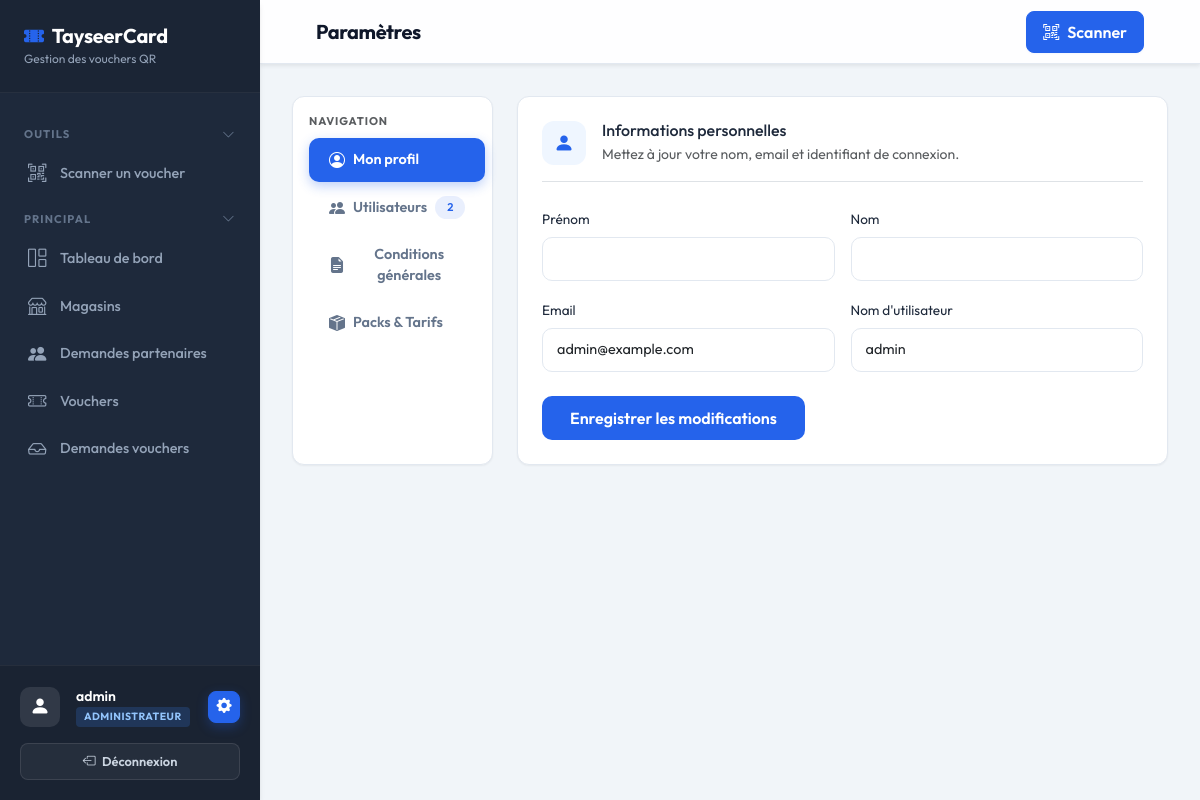
Before: /accounts/dashboard/admin/settings/ (signed in) with the older database file.
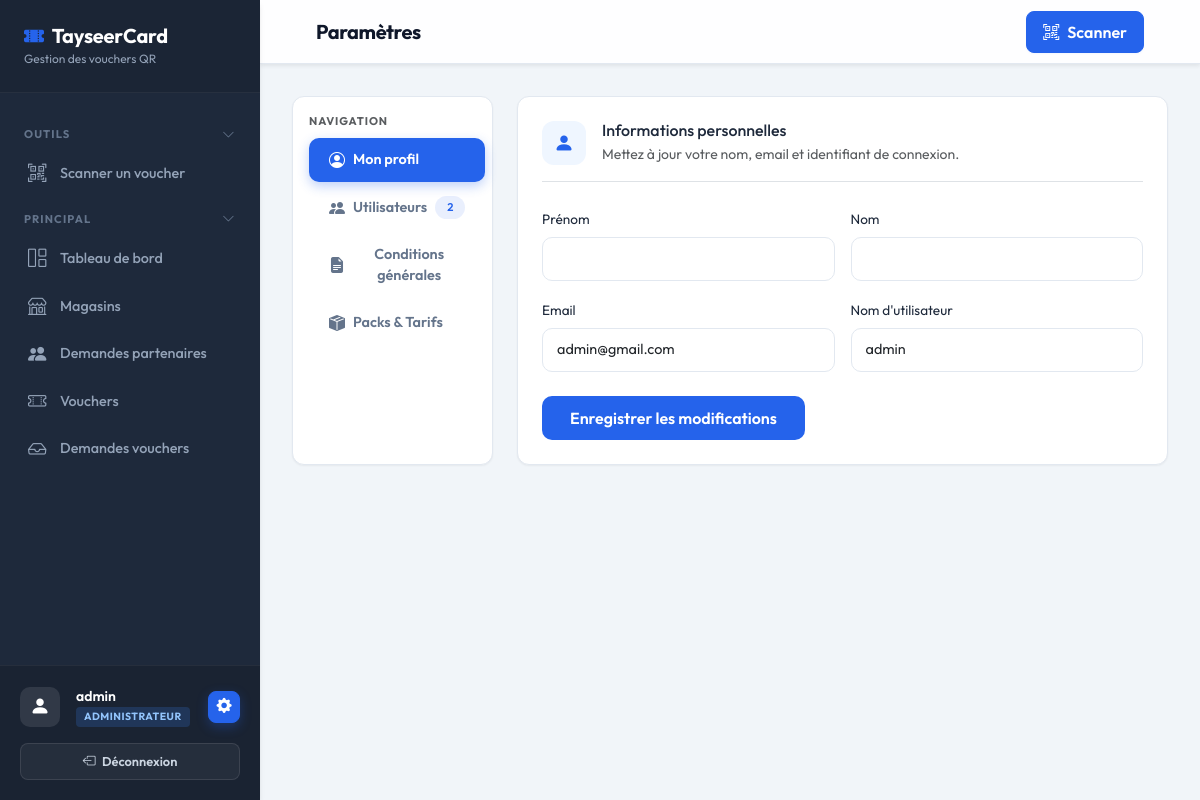
After: the same page with the newer database file.
### apps/accounts/models.py (models this page shows, shortened)
class User(AbstractUser):
    class Role(models.TextChoices):
        ADMIN = 'ADMIN', 'Administrateur'
        MANAGER = 'MANAGER', 'Manager de magasin'
        CAISSIER = 'CAISSIER', 'Caissier'
    role = models.CharField(
        max_length=10,
        choices=Role.choices,
        default=Role.MANAGER,
    )
    def is_admin(self):
        return self.role == self.Role.ADMIN or self.is_superuser
    def is_manager(self):
        return self.role == self.Role.MANAGER
    def is_caissier(self):
        return self.role == self.Role.CAISSIER
    def get_store(self):
        if self.is_manager():
            return getattr(self, 'managed_store', None)
        elif self.is_caissier():
            caissier_store = getattr(self, 'caissier_store', None)
            if hasattr(caissier_store, 'first'):
                return caissier_store.first()
            return caissier_store
        return None

### apps/accounts/views.py (the view)
# urls.py: path('dashboard/admin/settings/', views.admin_account_settings, name='admin_account_settings'),
@login_required
def admin_account_settings(request):
    if not request.user.is_admin():
        return redirect('dashboard')
    submitted_tab = request.POST.get('submitted_tab', 'profile')
    profile_form = AccountSettingsForm(
        request.POST if request.method == 'POST' and submitted_tab == 'profile' else None,
        instance=request.user
    )
    if request.method == 'POST' and submitted_tab == 'profile' and profile_form.is_valid():
        profile_form.save()
        messages.success(request, 'Paramètres du compte mis à jour.')
        return redirect('/dashboard/admin/settings/?tab=profile')
    term, _ = SitePolicy.objects.get_or_create(
        slug='terms-and-conditions',
        defaults={
            'title': 'Conditions Générales',
            'content': 'Entrez ici les conditions générales de votre service.',
        }
    )
    terms_form = TermsForm(
        request.POST if request.method == 'POST' and submitted_tab == 'terms' else None,
        instance=term
    )
    if request.method == 'POST' and submitted_tab == 'terms' and terms_form.is_valid():
        terms_form.save()
        messages.success(request, 'Conditions générales mises à jour.')
        return redirect('/dashboard/admin/settings/?tab=terms')
    from apps.vouchers.forms import VoucherPriceForm
    pack_form = VoucherPriceForm(
        request.POST if request.method == 'POST' and submitted_tab == 'add_pack' else None
    )
    if request.method == 'POST' and submitted_tab == 'add_pack' and pack_form.is_valid():
        pack_form.save()
        messages.success(request, 'Pack de vouchers créé avec succès.')
        return redirect('/dashboard/admin/settings/?tab=packs')
    users = User.objects.order_by('role', 'username')
    from apps.vouchers.models import VoucherPrice
    packs = VoucherPrice.objects.order_by('price')
    active_tab = request.GET.get('tab', 'profile')
    if request.method == 'POST':
        active_tab = submitted_tab
        if active_tab == 'add_pack':
            active_tab = 'packs'
    return render(request, 'accounts/account_settings.html', {
        'form': profile_form,
        'terms_form': terms_form,
        'pack_form': pack_form,
        'term': term,
        'users': users,
        'packs': packs,
        'active_tab': active_tab,
    })

### templates/accounts/account_settings.html (shortened to what this page needs)
{% extends 'base.html' %}
{% block page_title %}Paramètres{% endblock %}
{% block nav_settings %}active{% endblock %}
{% block content %}
<div class="row g-4">
  <div class="col-lg-3">
    <div class="stat-card p-3" style="position: sticky; top: 80px;">
      <p class="text-muted mb-2"
        style="font-size: 0.7rem; font-weight: 700; text-transform: uppercase; letter-spacing: 0.08em;">Navigation</p>
      <div class="nav flex-column settings-tabs gap-1" id="settings-nav" role="tablist">
        <button class="nav-link {% if active_tab == 'profile' or not active_tab %}active{% endif %}"
          data-bs-toggle="tab" data-bs-target="#tab-profile" type="button" role="tab">
          <i class="bi bi-person-circle"></i> Mon profil
        </button>
        <button class="nav-link {% if active_tab == 'users' %}active{% endif %}" data-bs-toggle="tab"
          data-bs-target="#tab-users" type="button" role="tab">
          <i class="bi bi-people-fill"></i> Utilisateurs
          <span class="badge rounded-pill ms-auto"
            style="background:rgba(37,99,235,0.1); color:#2563eb; font-size:0.7rem;">{{ users|length }}</span>
        </button>
        <button class="nav-link {% if active_tab == 'terms' %}active{% endif %}" data-bs-toggle="tab"
          data-bs-target="#tab-terms" type="button" role="tab">
          <i class="bi bi-file-earmark-text-fill"></i> Conditions générales
        </button>
        <button class="nav-link {% if active_tab == 'packs' %}active{% endif %}" data-bs-toggle="tab"
          data-bs-target="#tab-packs" type="button" role="tab">
          <i class="bi bi-box-seam-fill"></i> Packs & Tarifs
        </button>
      </div>
    </div>
  </div>
  <div class="col-lg-9">
    <div class="tab-content">
      <div class="tab-pane fade {% if active_tab == 'profile' or not active_tab %}show active{% endif %}"
        id="tab-profile" role="tabpanel">
        <div class="stat-card">
          <div class="d-flex align-items-center gap-3 mb-4 pb-3 border-bottom">
            <div
              style="width:44px; height:44px; background:#eff6ff; border-radius:12px; display:flex; align-items:center; justify-content:center;">
              <i class="bi bi-person-fill" style="color:#2563eb; font-size:1.25rem;"></i>
            </div>
            <div>
              <h6 class="mb-0 fw-700">Informations personnelles</h6>
              <small class="text-muted">Mettez à jour votre nom, email et identifiant de connexion.</small>
            </div>
          </div>
          <form method="post">
            <div class="row g-3">
              <div class="col-md-6">
                <label class="form-label fw-600" style="font-size:0.85rem;">Prénom</label>
                {{ form.first_name }}
              </div>
              <div class="col-md-6">
                <label class="form-label fw-600" style="font-size:0.85rem;">Nom</label>
                {{ form.last_name }}
              </div>
              <div class="col-md-6">
                <label class="form-label fw-600" style="font-size:0.85rem;">Email</label>
                {{ form.email }}
              </div>
              <div class="col-md-6">
                <label class="form-label fw-600" style="font-size:0.85rem;">Nom d'utilisateur</label>
                {{ form.username }}
              </div>
            </div>
            <div class="d-flex gap-2 mt-4">
              <button type="submit" class="btn-save btn">Enregistrer les modifications</button>
            </div>
          </form>
        </div>
      </div>
    </div>
  </div>
</div>
{% endblock %}

### templates/base.html (shortened to what this page needs)
<!DOCTYPE html>
<html lang="fr">
<head>
  <link href="https://cdn.jsdelivr.net/npm/bootstrap@5.3.0/dist/css/bootstrap.min.css" rel="stylesheet" />
  <link href="https://cdn.jsdelivr.net/npm/bootstrap-icons@1.11.0/font/bootstrap-icons.css" rel="stylesheet" />
</head>
<body>
  {% if user.is_authenticated %}
  <aside class="sidebar" id="sidebar">
    <div class="sidebar-brand d-flex align-items-center justify-content-between">
      <div>
        <h5><i class="bi bi-ticket-perforated-fill me-2" style="color:var(--primary)"></i>TayseerCard</h5>
        <small>Gestion des vouchers QR</small>
      </div>
    </div>
    <nav class="sidebar-nav">
      <button class="nav-section-toggle" onclick="toggleNavSection(this)">
        <span>Outils</span>
        <i class="bi bi-chevron-down chevron"></i>
      </button>
      <div class="nav-section-body">
        <a href="{% url 'scan_page' %}" class="nav-link {% block nav_scan %}{% endblock %}">
          <i class="bi bi-qr-code-scan"></i> Scanner un voucher
        </a>
      </div>
      <button class="nav-section-toggle" onclick="toggleNavSection(this)">
        <span>Principal</span>
        <i class="bi bi-chevron-down chevron"></i>
      </button>
      <div class="nav-section-body">
        <a href="{% url 'dashboard' %}" class="nav-link {% block nav_dashboard %}{% endblock %}">
          <i class="bi bi-grid-1x2"></i> Tableau de bord
        </a>
        {% if user.is_admin %}
        <a href="{% url 'store_list' %}" class="nav-link {% block nav_stores %}{% endblock %}">
          <i class="bi bi-shop"></i> Magasins
        </a>
        <a href="{% url 'store_request_list' %}" class="nav-link {% block nav_store_requests %}{% endblock %}">
          <i class="bi bi-people-fill"></i> Demandes partenaires
        </a>
        {% endif %}
        {% if user.is_admin or user.is_manager or user.is_caissier %}
          <a href="{% if user.is_caissier %}/caissier/vouchers/{% elif user.is_manager %}/manager/vouchers/{% else %}{% url 'voucher_list' %}{% endif %}"
             class="nav-link {% block nav_vouchers %}{% endblock %}">
            <i class="bi bi-ticket-perforated"></i> Vouchers
          </a>
        {% endif %}
        {% if user.is_admin %}
        <a href="{% url 'admin_request_list' %}" class="nav-link {% block nav_admin_requests %}{% endblock %}">
          <i class="bi bi-inbox"></i> Demandes vouchers
        </a>
        {% endif %}
      </div>
    </nav>
    <div class="sidebar-footer">
      <div class="d-flex align-items-center justify-content-between mb-3">
        <div class="d-flex align-items-center gap-3 overflow-hidden">
          <div class="stat-icon m-0" style="background:rgba(255,255,255,0.1); width:40px; height:40px; flex-shrink:0;">
            <i class="bi bi-person-fill" style="color:#ffffff;"></i>
          </div>
          <div class="overflow-hidden">
            <div class="user-info text-truncate">{{ user.get_full_name|default:user.username }}</div>
            <div class="user-role text-truncate">
              <span class="role-pill role-{{ user.role|lower }}">{{ user.get_role_display }}</span>
            </div>
          </div>
        </div>
        {% if user.is_admin %}
        <a href="{% url 'admin_account_settings' %}" class="btn-settings {% block nav_settings %}{% endblock %}" title="Paramètres" style="flex-shrink:0;">
          <i class="bi bi-gear-fill"></i>
        </a>
        {% endif %}
      </div>
      <div class="d-flex gap-2 mt-1">
        <a href="{% url 'logout' %}" class="btn btn-sm flex-grow-1"
          style="background:rgba(255,255,255,0.05); color:#cbd5e1; border:1px solid rgba(255,255,255,0.1); font-size:0.8rem; border-radius:8px;">
          <i class="bi bi-box-arrow-left me-1"></i> Déconnexion
        </a>
      </div>
    </div>
  </aside>
  <div class="main-content">
    <div class="topbar shadow-sm">
      <div class="container-fluid d-flex align-items-center justify-content-between h-100 px-lg-4">
        <div class="d-flex align-items-center gap-3">
          <div class="d-flex align-items-center gap-2">
            <h4 class="mb-0">{% block page_title %}Tableau de bord{% endblock %}</h4>
          </div>
        </div>
        <div class="d-flex align-items-center gap-2">
          <a href="{% url 'scan_page' %}" class="btn btn-primary d-flex align-items-center gap-2 px-3">
            <i class="bi bi-qr-code-scan"></i>
            <span class="d-none d-sm-inline">Scanner</span>
          </a>
        </div>
      </div>
    </div>
    <div class="page-body">
      {% block content %}{% endblock %}
    </div>
  </div>
  {% else %}
  {% block auth_content %}{% endblock %}
  {% endif %}
</body>
</html>

Changed rows visible on the page:
changed User "admin": email "admin@example.com" → "admin@gmail.com"
